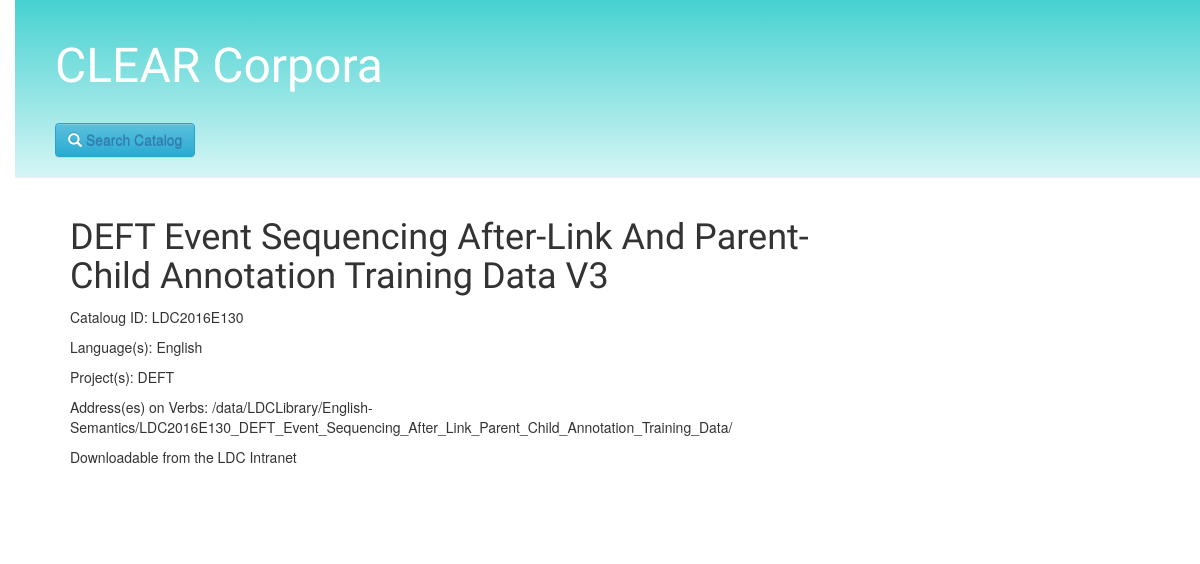
The app's page /post/1104/, older data.
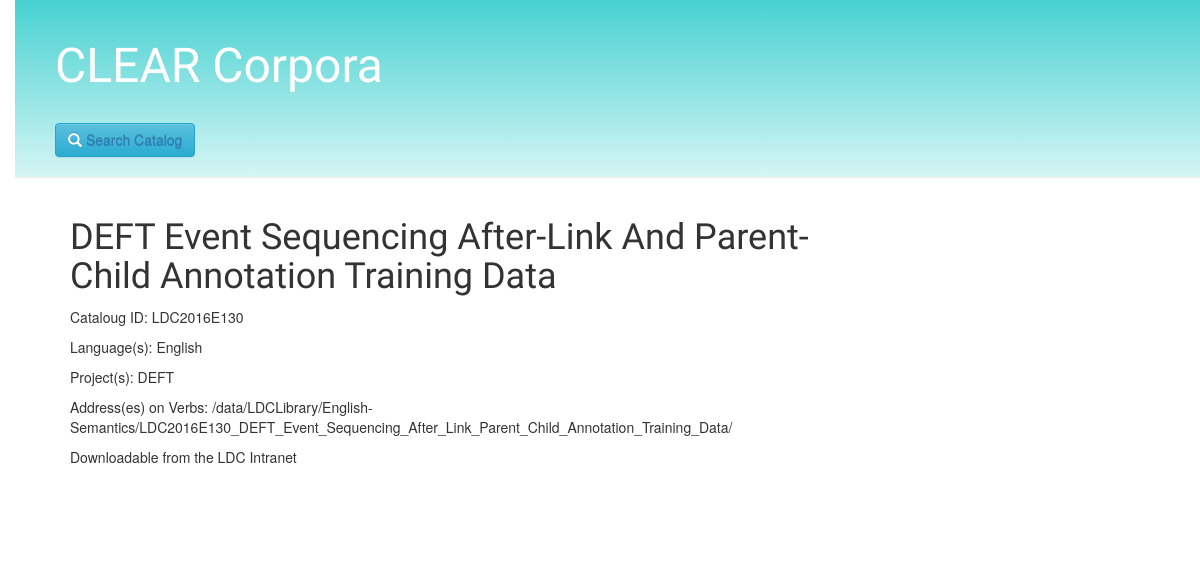
The same page, newer data.
### corpusbank/models.py (models this page shows)
class Corpusobject(models.Model):
    catid = models.CharField(max_length=30)
    name = models.CharField(max_length=100)
    knownloc = models.BooleanField()
    physical = models.NullBooleanField()
    verbsaddress = models.CharField(max_length=200, blank=True)
    downloadable = models.NullBooleanField()
    project = models.CharField(max_length=50, blank=True)
    corpustype = models.CharField(max_length=50, blank=True)
    language = models.TextField(blank=True)

### corpusbank/views.py (the view)
# urls.py: url(r'^post/(?P<pk>\d+)/$', views.post_detail, name='post_detail'),
def post_detail(request, pk):
	post = get_object_or_404(Corpusobject, pk=pk)
	return render(request, 'corpusbank/post_detail.html', {'post': post})

### corpusbank/templates/corpusbank/post_detail.html (shortened to what this page needs)
{% extends 'corpusbank/base.html' %}
{% block content %}
    <div class="post">
    	<h1>{{ post.name }}</h1>
    	<p>Cataloug ID: {{ post.catid }}</p>
    	{% if post.language %}
            <div>
                <p> Language(s): {{ post.language }} </p>
            </div>
        {% endif %}
        {% if post.project %}
            <div>
                <p> Project(s): {{ post.project }} </p>
            </div>
        {% endif %}
        {% if post.verbsaddress %}
            <div>
                <p> Address(es) on Verbs: {{ post.verbsaddress }} </p>
            </div>
        {% endif %}
        {% if post.downloadable is True %}
        	<div>
        		<p> Downloadable from the LDC Intranet </p>
        	</div>
        <!-- {% elif post.downloadable is False %}
            <div>
                <p> Not Downloadable from the LDC Intranet </p>
            </div>
        {% elif post.downloadable is None %}
            <div>
                <p> Downloadable from the LDC Intranet? TBD! </p>
            </div> -->
        {% endif %}
{% endblock %}

Row changes from the older to the newer data that the page shows:
changed Corpusobject "LDC2016E130": name "DEFT Event Sequencing After-Link And Parent-Child Annotation Training Data V3" → "DEFT Event Sequencing After-Link And Parent-Child Annotation Training Data"
